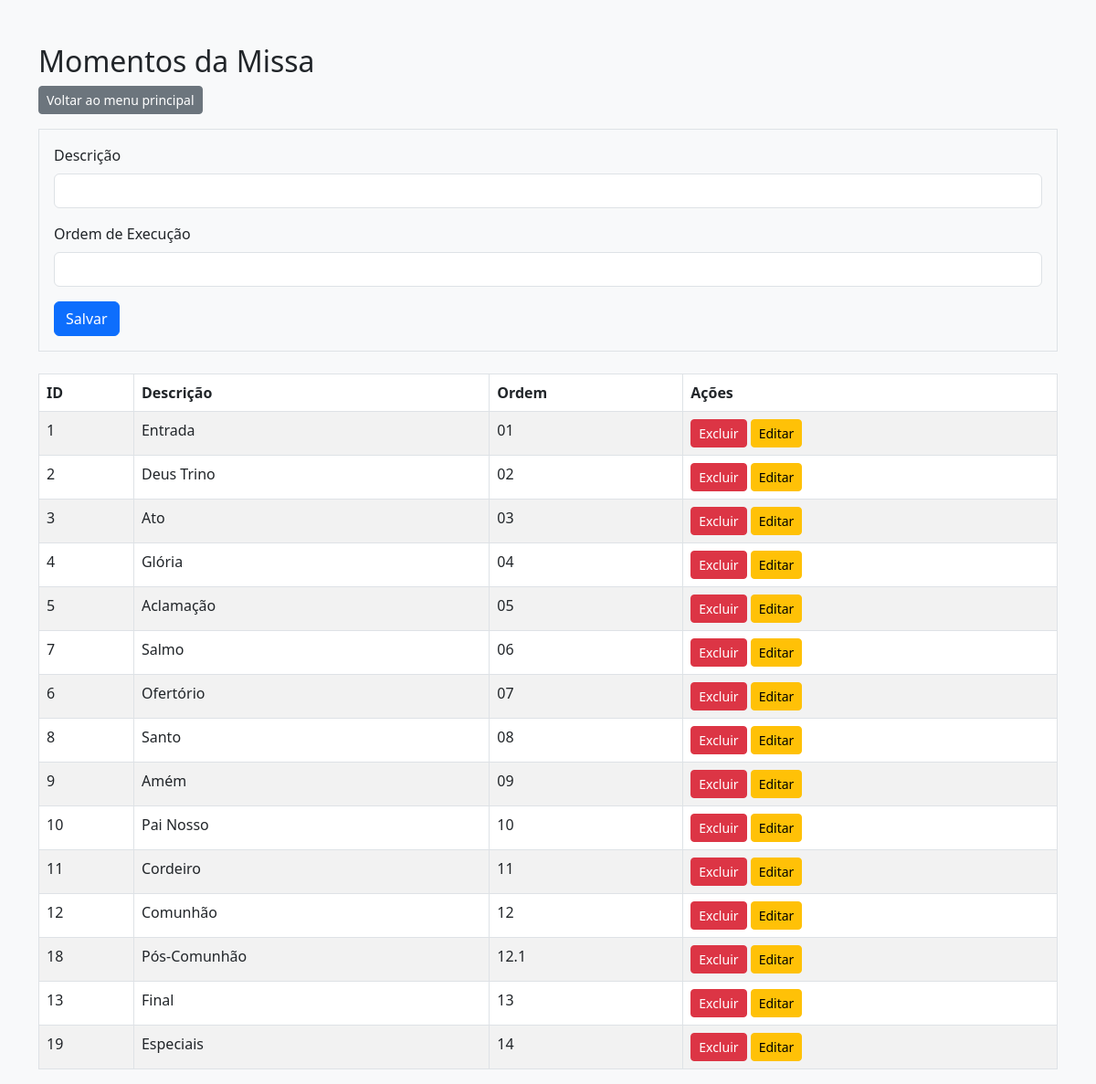
Screenshot of /admin/momentosmissa.php with the database file from the repository.
### tables this page shows
CREATE TABLE IF NOT EXISTS `tbmomentosmissa` (
  `idMomento` int(11) NOT NULL AUTO_INCREMENT,
  `DescMomento` varchar(50) DEFAULT NULL,
  `OrdemDeExecucao` char(4) DEFAULT NULL,
  PRIMARY KEY (`idMomento`)
);

### admin/momentosmissa.php (the view, shortened to what this page needs)
<?php include_once('../conexao.php'); ?>
<!DOCTYPE html>
<html lang="pt-br">
<head>
    <link href="https://cdn.jsdelivr.net/npm/bootstrap@5.3.0/dist/css/bootstrap.min.css" rel="stylesheet">
</head>
<body class="bg-light">
<div class="container mt-5">
    <h2>Momentos da Missa</h2>
    <a href="index.php" class="btn btn-secondary btn-sm mb-3">Voltar ao menu principal</a>
    <form method="post" class="border p-3 mb-4">
        <div class="mb-3">
            <label class="form-label">Descrição</label>
            <input type="text" name="DescMomento" class="form-control" required>
        </div>
        <div class="mb-3">
            <label class="form-label">Ordem de Execução</label>
            <input type="text" name="OrdemDeExecucao" class="form-control" required>
        </div>
        <button type="submit" name="inserir" class="btn btn-primary">Salvar</button>
    </form>
    <table class="table table-bordered table-striped">
        <thead><tr><th>ID</th><th>Descrição</th><th>Ordem</th><th>Ações</th></tr></thead>
        <tbody>
        <?php
        $res = $conn->query("SELECT * FROM tbmomentosmissa ORDER BY OrdemDeExecucao ASC");
        while ($row = $res->fetch_assoc()):
        ?>
        <tr>
            <td><?= $row['idMomento'] ?></td>
            <td><?= $row['DescMomento'] ?></td>
            <td><?= $row['OrdemDeExecucao'] ?></td>
            <td>
                <a href="?excluir=<?= $row['idMomento'] ?>" class="btn btn-sm btn-danger" onclick="return confirm('Excluir este momento?')">Excluir</a>
                <a href="momentosmissa_editar.php?id=<?= $row['idMomento'] ?>" class="btn btn-sm btn-warning">Editar</a>
            </td>
        </tr>
        <?php endwhile; ?>
        </tbody>
    </table>
</div>
</body>
</html>

### rows the page displays
tbmomentosmissa: idMomento "1", DescMomento "Entrada", OrdemDeExecucao "01"
tbmomentosmissa: idMomento "2", DescMomento "Deus Trino", OrdemDeExecucao "02"
tbmomentosmissa: idMomento "3", DescMomento "Ato", OrdemDeExecucao "03"
tbmomentosmissa: idMomento "4", DescMomento "Glória", OrdemDeExecucao "04"
tbmomentosmissa: idMomento "5", DescMomento "Aclamação", OrdemDeExecucao "05"
tbmomentosmissa: idMomento "7", DescMomento "Salmo", OrdemDeExecucao "06"
tbmomentosmissa: idMomento "6", DescMomento "Ofertório", OrdemDeExecucao "07"
tbmomentosmissa: idMomento "8", DescMomento "Santo", OrdemDeExecucao "08"
tbmomentosmissa: idMomento "9", DescMomento "Amém", OrdemDeExecucao "09"
tbmomentosmissa: idMomento "10", DescMomento "Pai Nosso", OrdemDeExecucao "10"
tbmomentosmissa: idMomento "11", DescMomento "Cordeiro", OrdemDeExecucao "11"
tbmomentosmissa: idMomento "12", DescMomento "Comunhão", OrdemDeExecucao "12"
tbmomentosmissa: idMomento "18", DescMomento "Pós-Comunhão", OrdemDeExecucao "12.1"
tbmomentosmissa: idMomento "13", DescMomento "Final", OrdemDeExecucao "13"
tbmomentosmissa: idMomento "19", DescMomento "Especiais", OrdemDeExecucao "14"
